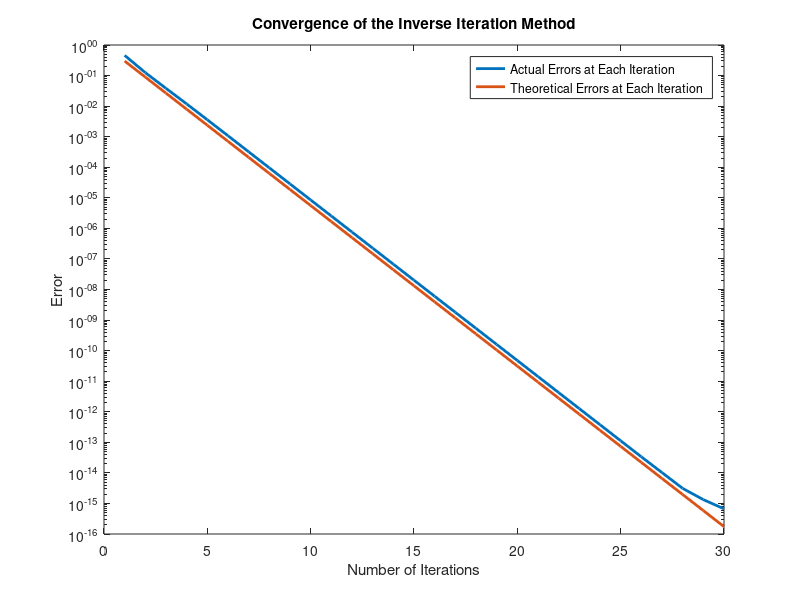

The MATLAB source for this figure:
A = diag(2*ones(1,10)) + diag((-1)*ones(1,9),1) + diag((-1)*ones(1,9),-1);
I = eye(10);

v = rand(10, 1);
v = v / norm(v);
shiftv = v;

lambda = 1;
shiftLambda = 1;

tol = 10e-16;

trueEigs = eig(A);
maxEig = trueEigs(end);
secondEig = trueEigs(end-1);
shiftMaxEig = trueEigs(4);
shiftSecondEig = trueEigs(3);

convFactor = abs(secondEig / maxEig);
counter = 0;
shiftConvFactor = abs((1 - shiftMaxEig) / (1 - shiftSecondEig));
shiftCounter = 0;

errors = [];
shiftErrors = [];
convFactors = [];
shiftConvFactors = [];

while (abs(maxEig - lambda) > tol)
    v = A * v;
    v = v / norm(v);

    lambda = v.' * A * v;

    errors(end+1) = abs(maxEig - lambda);

    counter = counter + 1;
    convFactors(end+1) = convFactor^(2 * counter);
end

while (abs(shiftMaxEig - shiftLambda) > tol)
    shiftv = (A - I) \ shiftv;
    shiftv = shiftv / norm(shiftv);

    shiftLambda = shiftv.' * A * shiftv;

    shiftErrors(end+1) = abs(shiftMaxEig - shiftLambda);

    shiftCounter = shiftCounter + 1;
    shiftConvFactors(end+1) = shiftConvFactor^(2 * shiftCounter);
end

eigenVec = v
eigenVal = lambda

shiftEigenVec = shiftv
shiftEigenVal = shiftLambda

numErrors = length(errors);
xvals = 1:numErrors;

shiftNumErrors = length(shiftErrors);
shiftxvals = 1:shiftNumErrors;

%%
semilogy(xvals, errors, "LineWidth", 2)
hold on
semilogy(xvals, convFactors, "Linewidth", 2)
hold off
title("Convergence of the Power Method")
legend("Actual Errors at Each Iteration", "Theoretical Errors at Each Iteration")
xlabel("Number of Iterations")
ylabel("Error")

%%
semilogy(shiftxvals, shiftErrors, "LineWidth", 2)
hold on
semilogy(shiftxvals, shiftConvFactors, "Linewidth", 2)
hold off
title("Convergence of the Inverse Iteration Method")
legend("Actual Errors at Each Iteration", "Theoretical Errors at Each Iteration")
xlabel("Number of Iterations")
ylabel("Error")